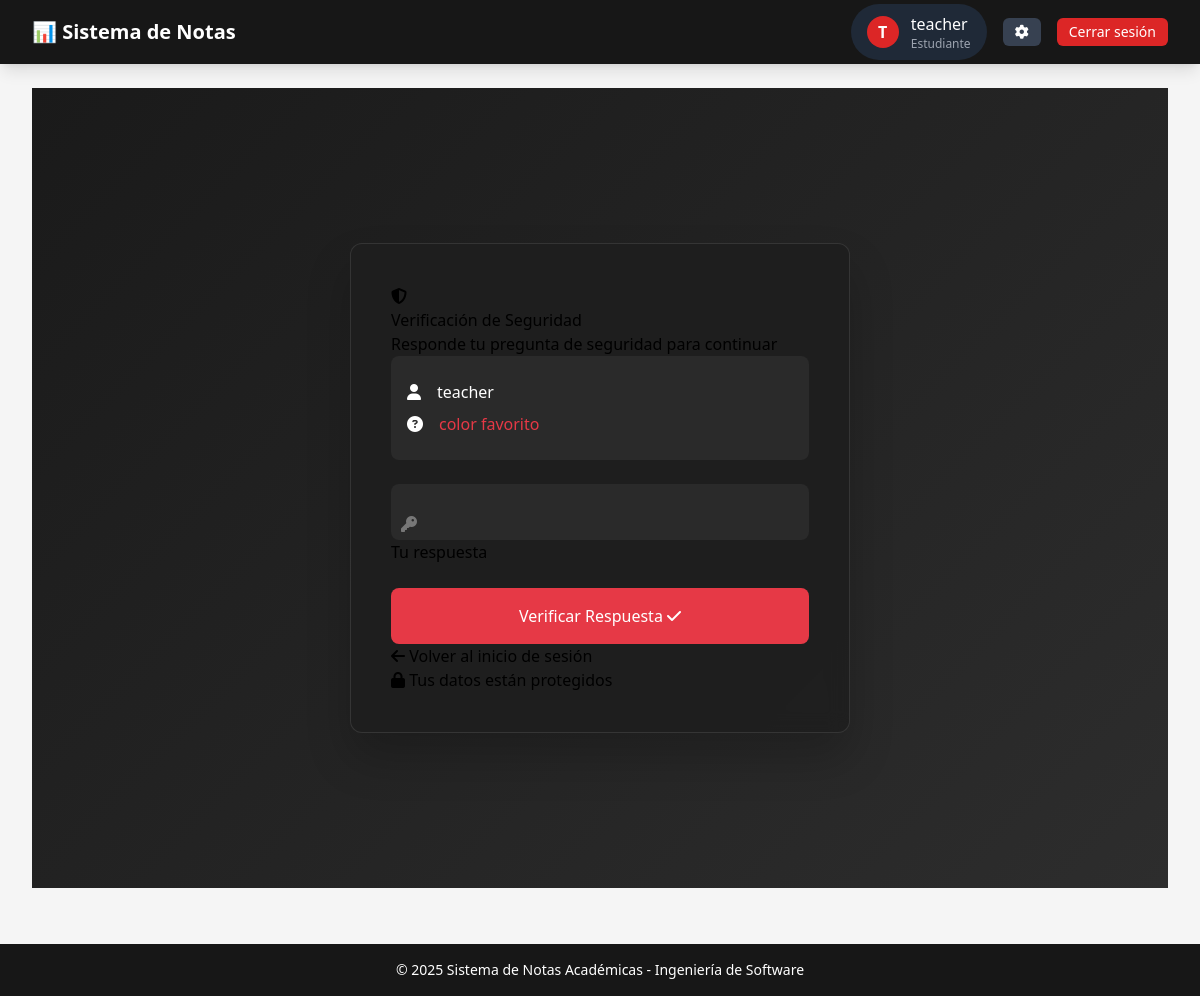
The page /academico/recuperar-contrasena/pregunta/ (signed in) on the database its author committed.
### academico/models.py (models this page shows, shortened)
class User(AbstractUser):
    ROLES = [('admin', 'Administrador'), ('profesor', 'Profesor'), ('estudiante', 'Estudiante')]
    username = models.CharField('Nombre de usuario', max_length=30, unique=True)
    rol = models.CharField('Rol', max_length=20, choices=ROLES, default='estudiante')
    pregunta_seguridad = models.CharField('Pregunta de recuperación', max_length=200, blank=True, null=True)
    respuesta_seguridad = models.CharField('Respuesta de recuperación', max_length=200, blank=True, null=True)
    primer_inicio_sesion = models.BooleanField(default=True)
    intentos_recuperacion = models.IntegerField(default=0)
    ultimo_intento = models.DateTimeField(null=True, blank=True)
    objects = CustomUserManager()
    USERNAME_FIELD = 'username'
    REQUIRED_FIELDS = ['rol']

### academico/views.py (the view, shortened to what this page needs)
# urls.py: path('recuperar-contrasena/pregunta/', views.recuperar_contrasena_pregunta, name='recuperar_contrasena_pregunta'),
def recuperar_contrasena_pregunta(request):
    username = request.session.get("recuperar_user")
    if not username:
        return redirect("recuperar_contrasena_usuario")
    user = get_object_or_404(User, username=username)
    pregunta = user.pregunta_seguridad or "No registrada"
    form = RecuperacionPreguntaForm(request.POST or None)
    return render(request, "auth/recuperacion/recuperar_pregunta.html", {"form": form, "pregunta": pregunta, "username": username})

### academico/forms.py
class RecuperacionPreguntaForm(forms.Form):
    pregunta_seguridad = forms.CharField(
        label="Pregunta de seguridad",
        required=False,
        disabled=True
    )
    respuesta_seguridad = forms.CharField(
        label="Respuesta de seguridad",
        max_length=200,
        widget=forms.PasswordInput
    )

### templates/auth/recuperacion/recuperar_pregunta.html (shortened to what this page needs)
{% extends 'base/base_generic.html' %}
{% block content %}
<div class="password-recovery-container">
    <div class="recovery-card">
        <div class="recovery-header">
            <div class="logo">
                <span class="logo-icon"><i class="fas fa-shield-alt"></i></span>
                <h2>Verificación de <span>Seguridad</span></h2>
            </div>
            <p class="subtitle">Responde tu pregunta de seguridad para continuar</p>
        </div>
        <div class="recovery-body">
            <div class="user-info-section">
                <div class="user-detail">
                    <i class="fas fa-user"></i>
                    <span>{{ username }}</span>
                </div>
                <div class="security-question">
                    <i class="fas fa-question-circle"></i>
                    <p>{{ pregunta }}</p>
                </div>
            </div>
            <form method="post" class="recovery-form">
                <div class="form-group">
                    <i class="fas fa-key input-icon"></i>
                    <input type="password"
                           name="respuesta_seguridad"
                           id="id_respuesta_seguridad"
                           required
                           autocomplete="off">
                    <label for="id_respuesta_seguridad">Tu respuesta</label>
                </div>
                <button type="submit" class="recovery-btn">
                    <span>Verificar Respuesta</span>
                    <i class="fas fa-check btn-arrow"></i>
                </button>
            </form>
            <div class="recovery-links">
                <a href="{% url 'login' %}" class="back-link">
                    <i class="fas fa-arrow-left"></i> Volver al inicio de sesión
                </a>
            </div>
        </div>
        <div class="recovery-footer">
            <p><i class="fas fa-lock"></i> Tus datos están protegidos</p>
        </div>
    </div>
</div>
{% endblock %}

### templates/base/components/navbar.html (shortened to what this page needs)
<nav class="bg-academic-secondary shadow-lg">
    <div class="max-w-7xl mx-auto px-4 sm:px-6 lg:px-8">
        <div class="flex items-center justify-between h-16">
            <div class="flex items-center">
                <div class="flex-shrink-0">
                    <span class="text-white font-bold text-xl">📊 Sistema de Notas</span>
                </div>
            </div>
            <div class="flex items-center">
                {% if user.is_authenticated %}
                <div class="relative flex items-center space-x-4">
                    <div class="flex items-center space-x-3 bg-gray-800 rounded-full px-4 py-2">
                        <div class="w-8 h-8 rounded-full bg-academic-primary flex items-center justify-center text-white font-bold">
                            {{ user.username|make_list|first|upper }}
                        </div>
                        <div class="flex flex-col">
                            <span class="text-white font-medium">{{ user.username }}</span>
                            <span class="text-gray-400 text-xs">{{ user.get_rol_display }}</span>
                        </div>
                    </div>
                    <button id="configBtn" type="button" class="px-3 py-1 rounded-md text-sm font-medium text-white bg-gray-700 hover:bg-gray-600 transition duration-300 ease-in-out transform hover:scale-105">
                        <i class="fas fa-cog hover:animate-spin"></i>
                    </button>
                    <a href="{% url 'logout' %}" class="px-3 py-1 rounded-md text-sm font-medium text-white bg-academic-primary hover:bg-red-700 transition duration-300 ease-in-out transform hover:scale-105">
                        Cerrar sesión
                    </a>
                </div>
                {% endif %}
            </div>
        </div>
    </div>
</nav>

### templates/auth/recuperacion/recuperar_pregunta.html (style rules this page uses)
.password-recovery-container { display: flex; justify-content: center; align-items: center; min-height: 100vh; padding: 2rem; background: linear-gradient(135deg, #1a1a1a, #2d2d2d); }
.recovery-card { background: rgba(30, 30, 30, 0.9); backdrop-filter: blur(10px); border-radius: 12px; padding: 2.5rem; width: 100%; max-width: 500px; box-shadow: 0 25px 45px rgba(0, 0, 0, 0.2); border: 1px solid rgba(255, 255, 255, 0.1); position: relative; overflow: hidden; }
.user-info-section { background: rgba(255, 255, 255, 0.05); border-radius: 8px; padding: 1rem; margin-bottom: 1.5rem; }
.user-detail, .security-question { display: flex; align-items: center; gap: 1rem; color: #fff; margin: 0.5rem 0; }
.security-question p { margin: 0; color: #e63946; font-weight: 500; }
.form-group { position: relative; margin-bottom: 1.5rem; }
.input-icon { position: absolute; left: 10px; top: 50%; transform: translateY(-50%); color: #777; }
input { width: 100%; padding: 1rem 2.5rem; background: rgba(255, 255, 255, 0.05); border: none; border-radius: 8px; color: #fff; font-size: 1rem; transition: all 0.3s ease; }
.recovery-btn { width: 100%; padding: 1rem; background: #e63946; border: none; border-radius: 8px; color: #fff; font-size: 1rem; cursor: pointer; transition: all 0.3s ease; position: relative; overflow: hidden; }

### rows shown on the page
User: username|make_list "T", username "teacher", rol "Estudiante", pregunta_seguridad "color favorito"
